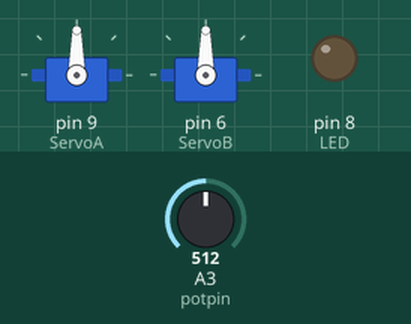
This sketch was run on a simulated Arduino Uno, built with avr-gcc and run on an emulated ATmega328P. Shown: 2 × servo, output pins drawn as LEDs (lit = HIGH). The test bench sets the inputs (shaded band); at power-on: A3 (potpin) = 512.

Above: at 1.2 s.
1.3 s: A3 (potpin) set to 716
At 1.7 s:
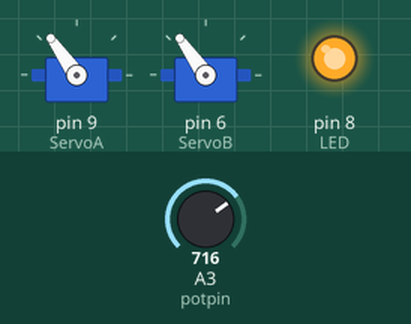
2.8 s: A3 (potpin) set to 900
At 4.0 s:
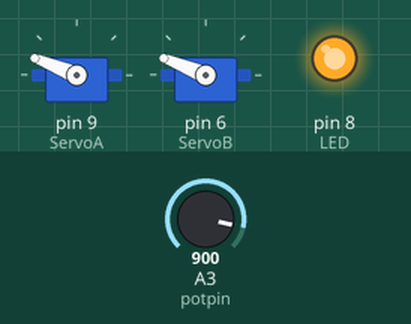
4.3 s: A3 (potpin) set to 1023
At 4.7 s:
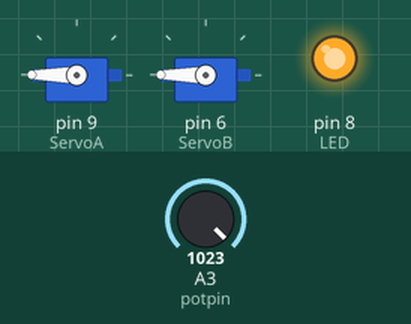
5.8 s: A3 (potpin) set to 511
At 7.0 s:
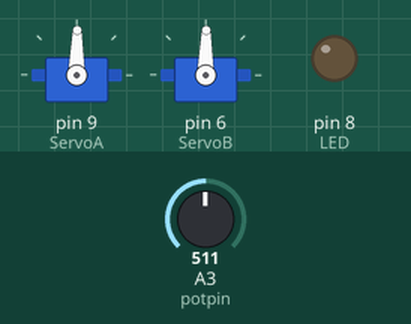
7.3 s: A3 (potpin) set to 306
At 8.2 s:
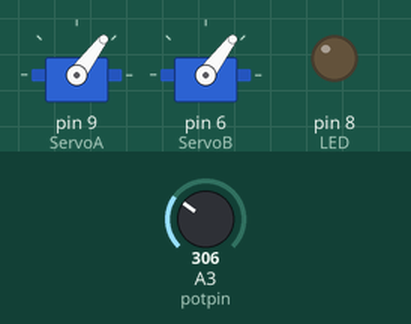
Timing chart, 0 to 9.8 s (numbered marks = the images above; inputs shaded):
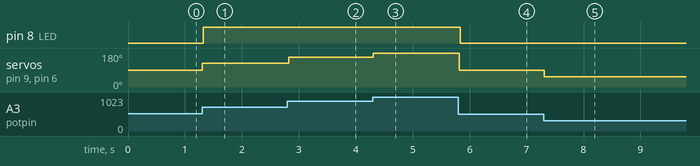

Measured:
- after the input at 1.3 s, pin 8 (LED): LOW → HIGH at once; servo on pin 9 (ServoA), servo on pin 6 (ServoB): 90° → 125° at once
- after the input at 2.8 s, servo on pin 9 (ServoA), servo on pin 6 (ServoB): 125° → 158° at once
- after the input at 4.3 s, servo on pin 9 (ServoA), servo on pin 6 (ServoB): 158° → 180° at once
- after the input at 5.8 s, pin 8 (LED): HIGH → LOW at once; servo on pin 9 (ServoA), servo on pin 6 (ServoB): 180° → 89° at once
- after the input at 7.3 s, servo on pin 9 (ServoA), servo on pin 6 (ServoB): 89° → 53° at once

The sketch:

Knob.ino
```cpp
/*
 Controlling a servo position using a potentiometer (variable resistor)
 by Michal Rinott <http://people.interaction-ivrea.it/m.rinott>

 modified on 8 Nov 2013
 by Scott Fitzgerald
 http://www.arduino.cc/en/Tutorial/Knob
*/

#include <Servo.h>

Servo ServoA;  // create servo object to control a servo
Servo ServoB;

int potpin = A3;  // analog pin used to connect the potentiometer
int val;    // variable to read the value from the analog pin
int LED = 8;

void setup() {
  ServoA.attach(9);  // attaches the servo A on pin 9 to the servo object
  ServoB.attach(6);  // attaches the servo B on pin 6 to the servo object

  pinMode(LED, OUTPUT);  // we will attach an Led to pin 8 and it will turn on if the servo angle is greter than 90 degrees
}

void loop() {
  val = analogRead(potpin);            // reads the value of the potentiometer (value between 0 and 1023)
  val = map(val, 0, 1023, 0, 180);     // scale it to use it with the servo (value between 0 and 180)
  ServoA.write(val);                  // sets the servo position according to the scaled value
  ServoB.write(val);


  delay(15);  // waits for the servo to get there

  if(val > 90)

   digitalWrite(LED, HIGH);

  else

 digitalWrite(LED, LOW);

 delay(15);
}
```
